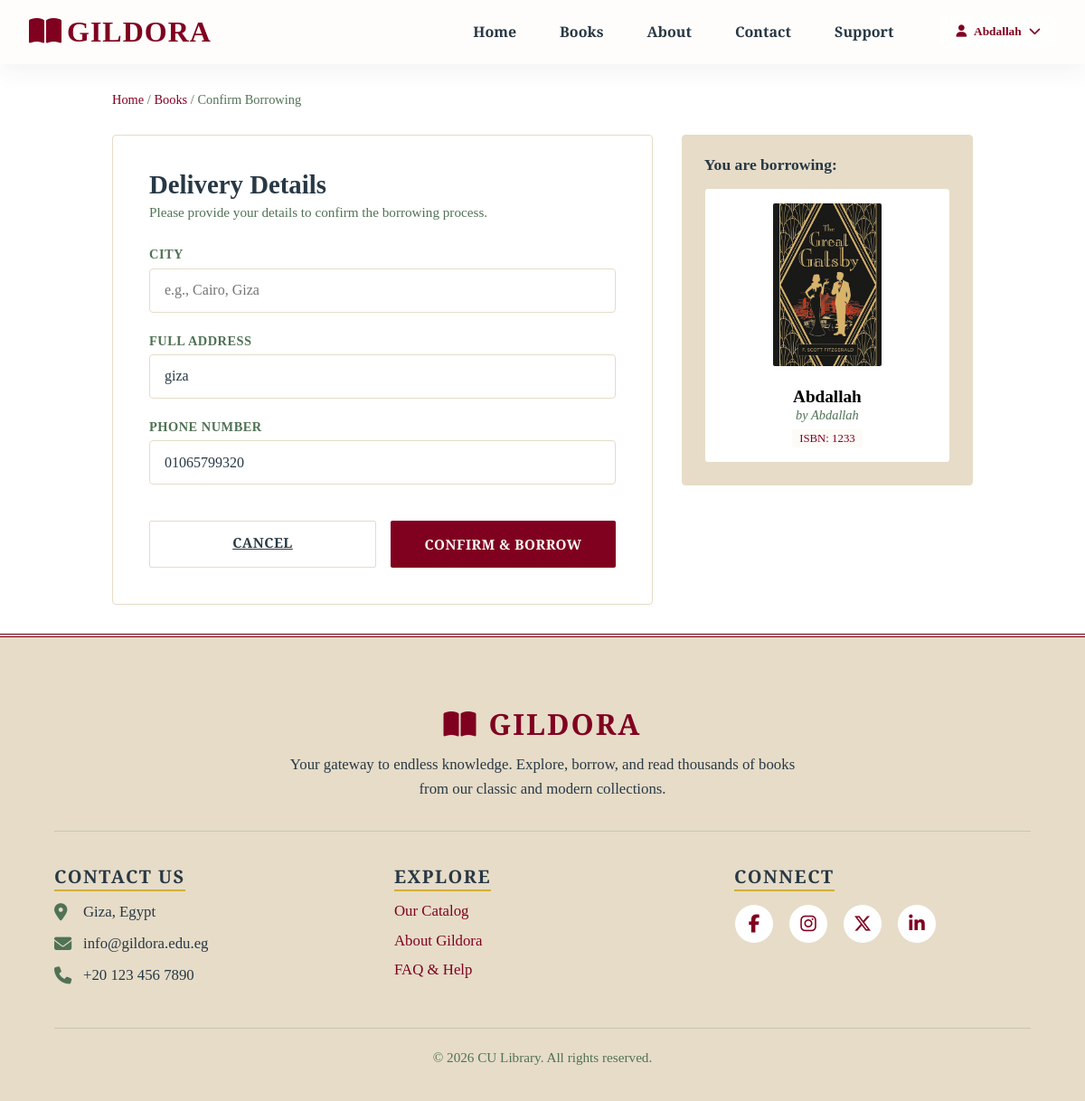
Page /books/3/borrow/ (signed in) on the committed database.
### users/models.py (models this page shows, shortened)
class User(AbstractUser):
    class Role(models.TextChoices):
        USER  = 'user', 'User'
        ADMIN = 'admin', 'Admin'
    role = models.CharField( max_length=10,choices=Role.choices,default=Role.USER,)
    full_name = models.CharField(max_length=150, blank=True)
    phone = models.CharField(max_length=20,  blank=True)
    address= models.TextField(blank=True)
    profile_picture = models.ImageField( upload_to='profile_pictures/',blank=True,null=True,)
    @property
    def is_admin(self):
        return self.role == self.Role.ADMIN

### Books/models.py (models this page shows, shortened)
class Book(models.Model):
    class Language(models.TextChoices):
        ENGLISH = 'English','English'
        ARABIC  = 'Arabic','Arabic'
        FRENCH  = 'French','French'
    class Category(models.TextChoices):
        HISTORY = 'History','History'
        FICTION = 'Fiction','Fiction'
        NON_FICTION = 'Non-Fiction','Non-Fiction'
        LITERARY= 'Literary Fiction','Literary Fiction'
        SCI_FI = 'Science Fiction','Science Fiction'
        FANTASY = 'Fantasy','Fantasy'
        ROMANCE= 'Romance','Romance'
        HORROR = 'Horror', 'Horror'
        COOKBOOKS= 'Cookbooks/Crafts','Cookbooks/Crafts'
        SCIENCE_TECH = 'Science & Tech', 'Science & Tech'
    title= models.CharField(max_length=255)
    author = models.CharField(max_length=255)
    isbn = models.CharField(max_length=20, unique=True)
    publisher = models.CharField(max_length=255)
    publication_date = models.DateField()
    language = models.CharField(max_length=20, choices=Language.choices)
    category = models.CharField(max_length=50, choices=Category.choices)
    call_number = models.CharField(max_length=3)
    total_copies = models.PositiveIntegerField(default=1)
    edition = models.CharField(max_length=50)
    cover_image = models.ImageField(upload_to='book_covers/',blank=True, null=True,)
    description = models.TextField(blank=True)
    @property
    def borrowed_copies(self):
        return self.borrow_records.filter(returned_at__isnull=True).count()
    @property
    def available_copies(self):
        return self.total_copies - self.borrowed_copies
    @property
    def is_available(self):
        return self.available_copies > 0
    class Meta:
        ordering = ['title']

### Books/views.py (the view, shortened to what this page needs)
# urls.py: path('<int:id>/borrow/', views.confirm_borrow_view, name='confirm_borrow'),
@login_required
def confirm_borrow_view(request, id):
    book = get_object_or_404(Book, id=id)
    if not book.is_available:
        messages.error(request, "This book is currently unavailable.")
        return redirect('books:detail', id=book.id)
    return render(request, 'books/confirm_borrowing.html', {'book': book})

### Books/templates/books/confirm_borrowing.html (shortened to what this page needs)
{% extends 'base.html' %}
{% load static %}
{% block extra_css %}
<link rel="stylesheet" href="{% static 'books/css/pages/confirm_borrowing/style.css' %}" />
<link rel="stylesheet" href="{% static 'books/css/pages/confirm_borrowing/media.css' %}" />
{% endblock %}
{% block main_class %}borrow-main-container{% endblock %}
{% block content %}
      <div class="breadcrumb">
        <a href="{% url 'home' %}">Home</a> /
        <a href="{% url 'books:list' %}">Books</a> /
        <span>Confirm Borrowing</span>
      </div>
      <div class="borrow-layout" id="borrow-layout">
        <div class="book-summary">
          <h3>You are borrowing:</h3>
          <div class="summary-card">
            {% if book.cover_image %}
                <img src="{{ book.cover_image.url }}" alt="{{ book.title }}" class="summary-img" />
            {% else %}
                <img src="{% static 'assets/images/portrait_placeholder.png' %}" alt="Default Cover" class="summary-img" />
            {% endif %}
            <div class="summary-details">
              <h4 id="summary-title">{{ book.title }}</h4>
              <p id="summary-author" class="summary-author">by {{ book.author }}</p>
              <div class="summary-meta">
                <span id="summary-isbn">ISBN: {{ book.isbn }}</span>
              </div>
            </div>
          </div>
        </div>
        <div class="borrow-form-container">
          <h2>Delivery Details</h2>
          <p class="form-subtitle">
            Please provide your details to confirm the borrowing process.
          </p>
          <form id="confirm-borrow-form" class="borrow-form" method="POST">
<div class="form-group">
              <label for="city">City</label>
              <input type="text" id="city" name="city" placeholder="e.g., Cairo, Giza" required />
            </div>
            <div class="form-group">
              <label for="address">Full Address</label>
              <input type="text" id="address" name="address" placeholder="Street name, Building number" value="{{ user.address }}" required />
            </div>
            <div class="form-group">
              <label for="phone">Phone Number</label>
              <input type="tel" id="phone" name="phone" placeholder="+20 100 000 0000" value="{{ user.phone }}" required />
            </div>
            <div class="form-actions">
              <a href="{% url 'books:detail' book.id %}" class="btn-cancel">Cancel</a>
              <button type="submit" class="btn-submit">Confirm & Borrow</button>
            </div>
          </form>
        </div>
      </div>
{% endblock %}

### templates/base.html (shortened to what this page needs)
{% load static %}
<!doctype html>
<html lang="en">
  <head>
    <link
      rel="stylesheet"
      href="https://cdnjs.cloudflare.com/ajax/libs/font-awesome/6.5.2/css/all.min.css"
    />
    <link
      rel="stylesheet"
      href="{% static 'css/components/footer/media.css' %}"
    />
    <link
      rel="stylesheet"
      href="{% static 'css/components/footer/style.css' %}"
    />
    <link
      rel="stylesheet"
      href="{% static 'css/components/navbar/style.css' %}"
    />
    <link
      rel="stylesheet"
      href="{% static 'css/components/navbar/media.css' %}"
    />
    {% block extra_css %}{% endblock %}
  </head>
  <body>
    <nav class="navbar">
      <div>
        <h2 class="navbar-logo">
          <i class="fa-solid fa-book-open fa-2xl"></i>
          <a class="logo-link" href="{% url 'home' %}">GILDORA</a>
        </h2>
        <div class="nav-menu-container">
          <ul class="navbar-nav">
            <li class="nav-item">
              <a class="nav-link" href="{% url 'home' %}">Home</a>
            </li>
            <li class="nav-item">
              <a class="nav-link" href="{% url 'books:list' %}">Books</a>
            </li>
            <li class="nav-item">
              <a class="nav-link" href="{% url 'about' %}">About</a>
            </li>
            <li class="nav-item">
              <a class="nav-link" href="{% url 'contact' %}">Contact</a>
            </li>
            <li class="nav-item">
              <a class="nav-link" href="{% url 'support' %}">Support</a>
            </li>
          </ul>
          {% if user.is_authenticated %}
          <div class="user-nav" id="user-menu">
            <button class="profile-trigger" id="profile-btn">
              <i class="fa-solid fa-user"></i>
              <span id="nav-username">{{ user.username }}</span>
              <i class="fa-solid fa-chevron-down"></i>
            </button>
          </div>
          {% endif %}
        </div>
      </div>
    </nav>
    <main class="{% block main_class %}{% endblock %}">
       {% block content %} {% endblock %}
    </main>
    <footer class="site-footer">
      <div class="footer-top">
        <div class="footer-brand">
          <h2><i class="fa-solid fa-book-open"></i> GILDORA</h2>
          <p>
            Your gateway to endless knowledge. Explore, borrow, and read
            thousands of books from our classic and modern collections.
          </p>
        </div>
      </div>
      <div class="footer-main">
        <div class="footer-col">
          <h3>Contact Us</h3>
          <address>
            <p><i class="fa-solid fa-location-dot"></i> Giza, Egypt</p>
            <p><i class="fa-solid fa-envelope"></i> info@gildora.edu.eg</p>
            <p><i class="fa-solid fa-phone"></i> +20 123 456 7890</p>
          </address>
        </div>
        <div class="footer-col">
          <h3>Explore</h3>
          <ul>
            <li><a href="{% url 'books:list' %}">Our Catalog</a></li>
            <li><a href="{% url 'about' %}">About Gildora</a></li>
            <li><a href="{% url 'support' %}">FAQ & Help</a></li>
          </ul>
        </div>
        <div class="footer-col">
          <h3>Connect</h3>
          <div class="social-grid">
            <a
              href="https://facebook.com"
              target="_blank"
              rel="noopener noreferrer"
              aria-label="Facebook"
              ><i class="fa-brands fa-facebook-f"></i
            ></a>
            <a
              href="https://instagram.com"
              target="_blank"
              rel="noopener noreferrer"
              aria-label="Instagram"
              ><i class="fa-brands fa-instagram"></i
            ></a>
            <a
              href="https://x.com"
              target="_blank"
              rel="noopener noreferrer"
              aria-label="Twitter"
              ><i class="fa-brands fa-x-twitter"></i
            ></a>
            <a
              href="https://linkedin.com"
              target="_blank"
              rel="noopener noreferrer"
              aria-label="LinkedIn"
              ><i class="fa-brands fa-linkedin-in"></i
            ></a>
          </div>
        </div>
      </div>
      <div class="footer-bottom">
        <p>&copy; 2026 CU Library. All rights reserved.</p>
      </div>
    </footer>
  </body>
</html>

### static/css/components/footer/media.css (style rules this page uses)
.site-footer { background-color: var(--color-bg-secondary); color: var(--color-footer-text); border-top: 4px double var(--color-action-primary); width: 100%; box-sizing: border-box; overflow-x: hidden; padding: 3rem 1.5rem 1.5rem; font-family: var(--font-primary); }
.footer-top { text-align: center; margin-bottom: 2.5rem; padding-bottom: 2rem; border-bottom: 1px solid rgba(80, 114, 85, 0.2); width: 100%; box-sizing: border-box; }
.footer-brand h2 { color: var(--color-action-primary); font-family: var(--font-primary); font-size: 2rem; font-weight: 700; margin-bottom: 1rem; display: flex; align-items: center; justify-content: center; gap: 0.75rem; letter-spacing: 2px; }
.footer-brand p { color: var(--color-text-primary); font-size: 1.05rem; max-width: 600px; margin: 0 auto; line-height: 1.6; padding: 0 10px; }
.footer-main { display: flex; flex-wrap: wrap; justify-content: space-between; gap: 3rem; width: 100%; box-sizing: border-box; margin-bottom: 3rem; }
.footer-col { flex: 1 1 280px; overflow-wrap: break-word; word-wrap: break-word; }
.footer-col h3 { color: var(--color-text-primary); font-size: 1.25rem; margin-bottom: 1.25rem; text-transform: uppercase; letter-spacing: 1.5px; position: relative; display: inline-block; font-weight: 700; }
.footer-col h3::after { content: ""; position: absolute; left: 0; bottom: -6px; width: 100%; height: 2px; background-color: var(--color-accent-gold); }
.footer-col ul { display: flex; flex-direction: column; gap: 1rem; }
.footer-col a { color: var(--color-footer-link); text-decoration: none; font-size: 1.05rem; transition: all 0.3s ease; font-weight: 500; display: inline-block; }
.footer-col address { font-style: normal; display: flex; flex-direction: column; gap: 1rem; }
.footer-col address p { display: flex; align-items: center; gap: 0.75rem; color: var(--color-text-primary); font-size: 1.05rem; }
.footer-col address i { color: var(--color-action-secondary); font-size: 1.2rem; min-width: 20px; }
.social-grid { display: flex; gap: 1rem; flex-wrap: wrap; }
.social-grid a { display: flex; align-items: center; justify-content: center; width: 44px; height: 44px; border-radius: 50%; background-color: var(--color-bg-tertiary); color: var(--color-action-primary); border: 1px solid var(--color-border-default); transition: all 0.3s ease; font-size: 1.25rem; padding: 0; }
.footer-bottom { text-align: center; padding-top: 1.5rem; border-top: 1px solid rgba(80, 114, 85, 0.2); width: 100%; }
.footer-bottom p { color: var(--color-text-secondary); font-size: 0.95rem; }

### static/css/components/footer/style.css (style rules this page uses)
footer { background-color: var(--color-bg-secondary); color: var(--color-footer-text); padding: 80px 5% 40px !important; width: 100%; margin-top: 40px; box-sizing: border-box; }

### static/css/components/navbar/media.css (style rules this page uses)
@media all and (min-width: 576px) { .navbar > div { padding: 16px 24px; } }
@media all and (min-width: 768px) { .navbar > div { padding: 18px 28px; } }
@media all and (min-width: 768px) { .logo-link { font-size: 28px; } }
@media all and (min-width: 768px) { .nav-link { font-size: 16px; } }
@media all and (min-width: 992px) { .nav-menu-container { display: flex !important; flex-direction: row; width: auto; margin-top: 0; padding-top: 0; border-top: none; flex-grow: 1; justify-content: flex-end; gap: 24px; animation: none; } }
@media all and (min-width: 992px) { .navbar-nav { flex-direction: row; width: auto; gap: 16px; } }
@media all and (min-width: 992px) { .nav-item { width: auto; } }
@media all and (min-width: 1200px) { .navbar > div { padding: 18px 32px; } }
@media all and (min-width: 1200px) { .nav-menu-container { gap: 40px; } }
@media all and (min-width: 1200px) { .navbar-nav { gap: 24px; } }
@media all and (min-width: 1200px) { .logo-link { font-size: 32px; } }

### Books/static/books/css/pages/confirm_borrowing/media.css (style rules this page uses)
@media all and (min-width: 768px) { .borrow-layout { flex-direction: row-reverse; align-items: flex-start; } }
@media all and (min-width: 768px) { .book-summary { width: 35%; position: sticky; top: 2rem; } }
@media all and (min-width: 768px) { .borrow-form-container { width: 65%; } }
@media all and (min-width: 768px) { .summary-card { flex-direction: column; align-items: center; text-align: center; } }
@media all and (min-width: 768px) { .summary-img { width: 120px; height: 180px; } }
@media all and (min-width: 768px) { .summary-meta { align-self: center; } }

### rows in the picture
User: username "Abdallah", address "giza", phone "01065799320"
Book: cover_image (picture), title "Abdallah", author "Abdallah", isbn "1233"
